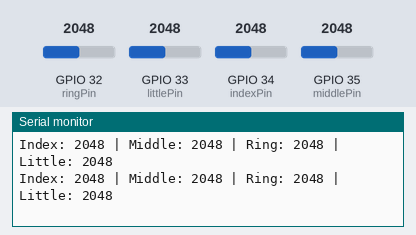
The sketch below on a simulated ESP32. On the bench: the last lines printed to the serial monitor. The inputs (shaded band) are chosen by the test bench; at power-on: GPIO 32 (ringPin) = 2048, GPIO 33 (littlePin) = 2048, GPIO 34 (indexPin) = 2048, GPIO 35 (middlePin) = 2048.

Above: at 1.2 s.
1.3 s: GPIO 32 (ringPin) set to 2866
At 1.32 s:
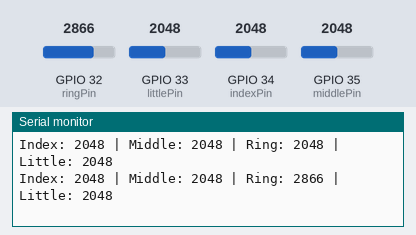
2.8 s: GPIO 33 (littlePin) set to 2866
At 2.83 s:
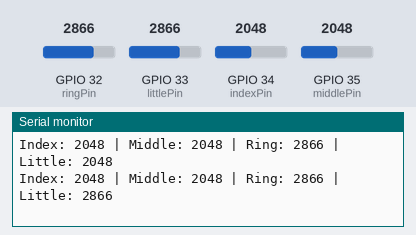
4.3 s: GPIO 34 (indexPin) set to 2866
At 4.34 s:
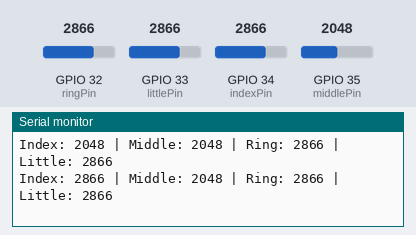
5.8 s: GPIO 35 (middlePin) set to 2866
At 5.85 s:
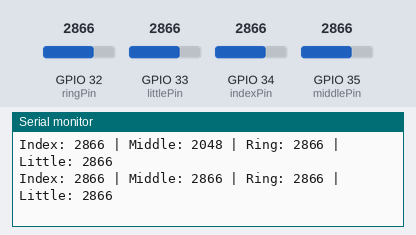
7.3 s: GPIO 32 (ringPin) set to 3972
At 7.36 s:
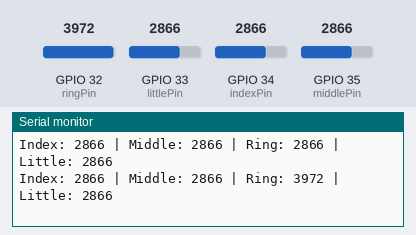
8.8 s: GPIO 33 (littlePin) set to 3972
At 8.88 s:
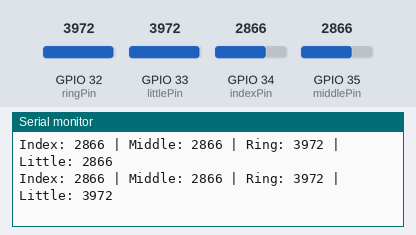
Timing chart, 0 to 11.3 s (numbered marks = the images above; inputs shaded):
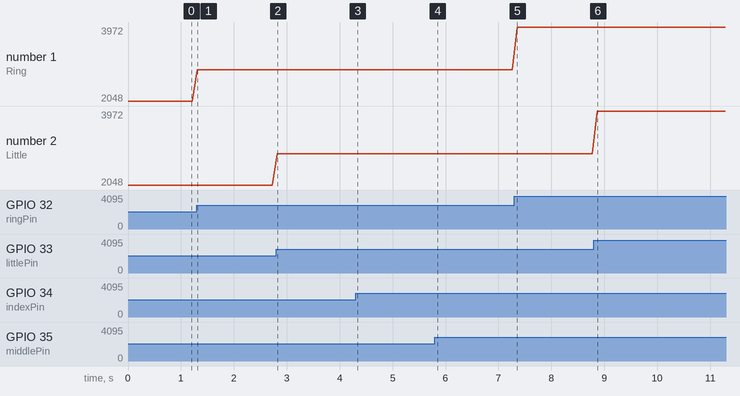

The sketch:

capture_poses_serial.ino
```cpp
int indexPin = 34;
int middlePin = 35;
int ringPin = 32;
int littlePin = 33;

void setup() {
  Serial.begin(115200);
}

void loop() {

  int indexValue = analogRead(indexPin);
  int middleValue = analogRead(middlePin);
  int ringValue = analogRead(ringPin);
  int littleValue = analogRead(littlePin);

  Serial.print("Index: ");
  Serial.print(indexValue);

  Serial.print(" | Middle: ");
  Serial.print(middleValue);

  Serial.print(" | Ring: ");
  Serial.print(ringValue);

  Serial.print(" | Little: ");
  Serial.println(littleValue);

  delay(100);
}
```

Measured:
- after the input at 1.3 s, the serial monitor: prints a new line at once (image 1)
- after the input at 2.8 s, the serial monitor: prints a new line at once (image 2)
- after the input at 4.3 s, the serial monitor: prints a new line at once (image 3)
- after the input at 5.8 s, the serial monitor: prints a new line after 0.05 s (image 4)
- after the input at 7.3 s, the serial monitor: prints a new line after 0.06 s (image 5)
- after the input at 8.8 s, the serial monitor: prints a new line after 0.07 s (image 6)
- plotted number 1: 2048 → 2866 after the input at 1.3 s, 2866 → 3972 after the input at 7.3 s
